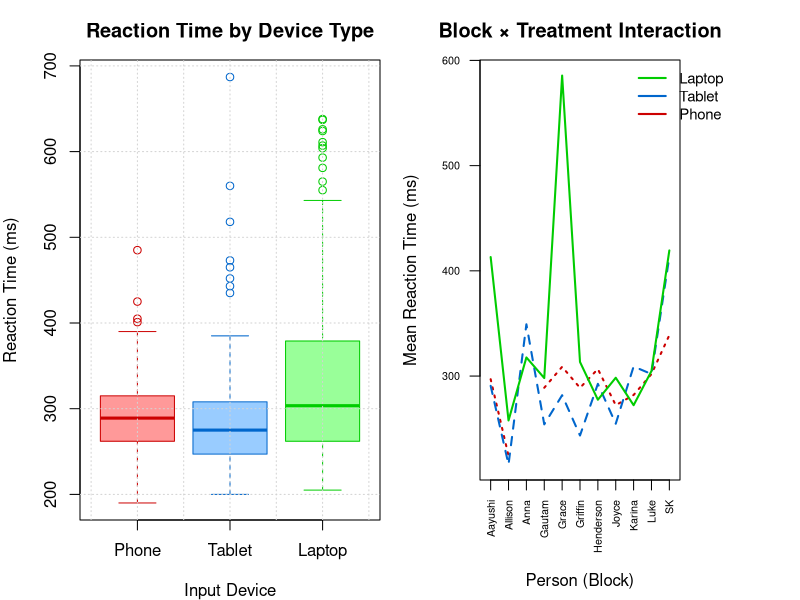
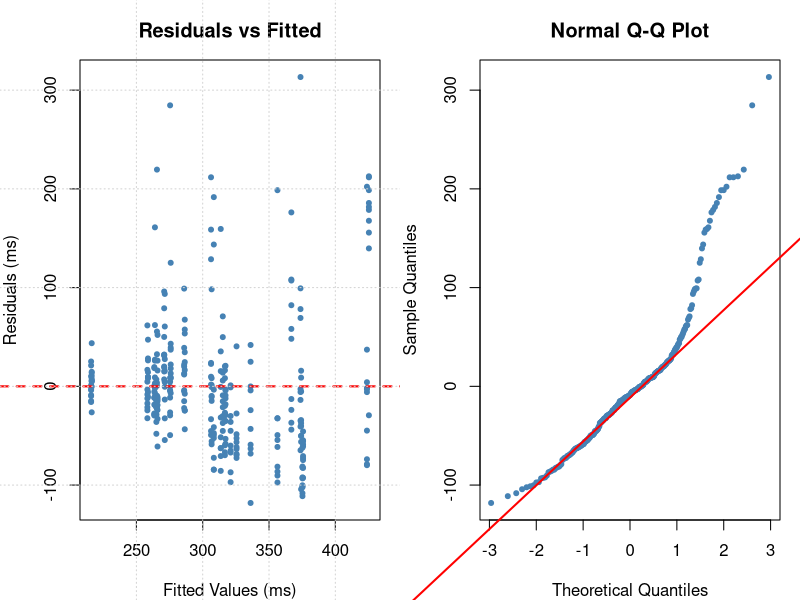
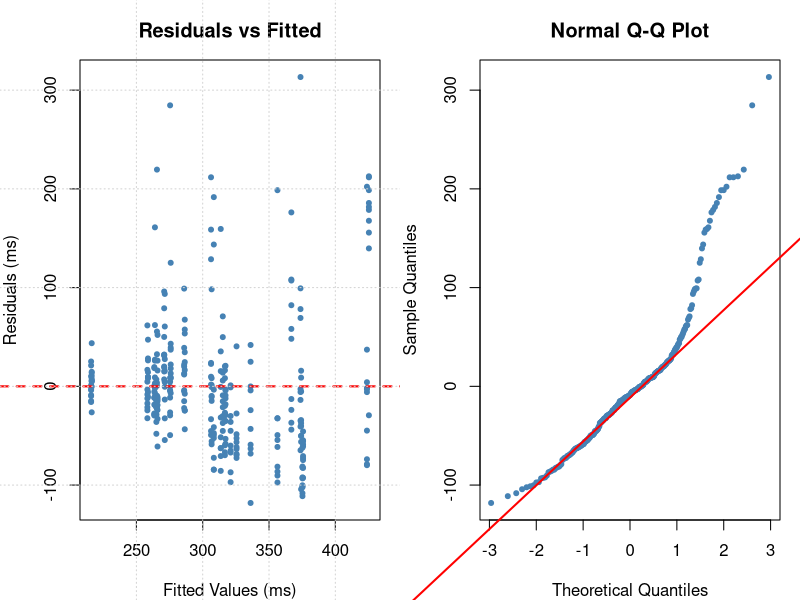

Write R code to recreate these figures, in order.
## ---- chunk 1
knitr::opts_chunk$set(message =  FALSE)
knitr::opts_chunk$set(warning =  FALSE)
knitr::opts_chunk$set(error =  FALSE)

## ---- chunk 2
knitr::opts_chunk$set(message = FALSE, warning = FALSE, error = FALSE, 
                      fig.width = 7, fig.height = 4, echo = FALSE)
library(knitr)
library(ggplot2)

# Load and prepare data
data <- read.csv("experiment_plan_filled.csv")
colnames(data) <- c("Block", "Treatment", "Response")
data$Block <- factor(data$Block)
data$Treatment <- factor(data$Treatment, 
                         levels = c("Phone", "Tablet", "Laptop"))

# Fit RCBD model
model_rcbd <- aov(Response ~ Block + Treatment, data = data)
anova_table <- summary(model_rcbd)
f_stat <- anova_table[[1]]["Treatment", "F value"]
p_value <- anova_table[[1]]["Treatment", "Pr(>F)"]
alpha <- 0.05

# Tukey HSD
tukey_result <- TukeyHSD(model_rcbd, "Treatment", conf.level = 0.95)
## ---- chunk 3
par(mfrow = c(1, 2))

# Boxplot by treatment
par(mar = c(4, 4, 3, 1))
boxplot(Response ~ Treatment, data = data,
        main = "Reaction Time by Device Type",
        xlab = "Input Device", 
        ylab = "Reaction Time (ms)",
        col = c("#FF9999", "#99CCFF", "#99FF99"),
        border = c("#CC0000", "#0066CC", "#00CC00"),
        names = c("Phone", "Tablet", "Laptop"))
grid()

# Interaction plot (blocking effects)
par(mar = c(6, 4, 3, 6), xpd = TRUE)
interaction.plot(data$Block, data$Treatment, data$Response,
                 xlab = "",
                 ylab = "Mean Reaction Time (ms)",
                 trace.label = "",
                 col = c("#CC0000", "#0066CC", "#00CC00"),
                 lwd = 2,
                 main = "Block × Treatment Interaction",
                 cex.axis = 0.65,
                 las = 2,
                 xaxt = "n",
                 legend = FALSE)
block_labels <- levels(data$Block)
axis(1, at = 1:length(block_labels), labels = block_labels, las = 2, cex.axis = 0.65)
mtext("Person (Block)", side = 1, line = 4.5)
legend("topright", inset = c(-0.25, 0), legend = c("Laptop", "Tablet", "Phone"),
       col = c("#00CC00", "#0066CC", "#CC0000"), lty = 1, lwd = 2, 
       bty = "n", cex = 0.9)
## ---- chunk 4
print(anova_table)

cat("\n=== Critical Test Statistics ===\n")
cat("F-statistic for Treatment:", round(f_stat, 4), "\n")
cat("P-value:", format.pval(p_value, digits = 4), "\n")
cat("Degrees of Freedom: Treatment df =", anova_table[[1]]["Treatment", "Df"], 
    ", Error df =", anova_table[[1]]["Residuals", "Df"], "\n")
## ---- chunk 5
f_critical <- qf(0.95, 2, 18)

if (p_value < alpha) {
  cat("**DECISION: REJECT** $H_0$\n\n")
  cat("**Observed F-statistic:** F = ", round(f_stat, 4), "\n\n", sep = "")
  cat("**Critical value:** $F_{0.05, 2, 18}$ = ", round(f_critical, 3), "\n\n", sep = "")
  cat("**P-value:** p = ", format.pval(p_value, digits = 4), " < $\\alpha$ = ", alpha, "\n\n", sep = "")
  cat("Since F = ", round(f_stat, 4), " > ", round(f_critical, 3), " (and p < 0.05), we **reject the null hypothesis**.\n\n", sep = "")
  cat("**Statistical Conclusion:** There is statistically significant evidence at the $\\alpha$ = 0.05 level that at least one input device has a different mean reaction time from the others (F(2, 18) = ", round(f_stat, 2), ", p ", format.pval(p_value, digits = 3, eps = 0.001), "). The observed differences in reaction times among Phone, Tablet, and Laptop cannot be reasonably attributed to random chance alone.\n\n", sep = "")
  cat("**Practical Interpretation:** The choice of input device has a statistically significant impact on reaction time performance. The magnitude of this effect suggests meaningful practical differences in user performance across devices.\n")
} else {
  cat("**DECISION: FAIL TO REJECT** $H_0$\n\n")
  cat("**Observed F-statistic:** F = ", round(f_stat, 4), "\n\n", sep = "")
  cat("**Critical value:** $F_{0.05, 2, 18}$ = ", round(f_critical, 3), "\n\n", sep = "")
  cat("**P-value:** p = ", format.pval(p_value, digits = 4), " > $\\alpha$ = ", alpha, "\n\n", sep = "")
  cat("Since F = ", round(f_stat, 4), " $\\leq$ ", round(f_critical, 3), " (and p > 0.05), we **fail to reject the null hypothesis**.\n\n", sep = "")
  cat("**Statistical Conclusion:** There is insufficient evidence at the $\\alpha$ = 0.05 level to conclude that the input devices differ in mean reaction time (F(2, 18) = ", round(f_stat, 2), ", p = ", format.pval(p_value, digits = 3), "). The observed differences in reaction times could reasonably be attributed to random sampling variability.\n\n", sep = "")
  cat("**Practical Interpretation:** We cannot conclude that device type affects reaction time performance based on this data. Any observed differences may be due to chance.\n")
}
## ---- chunk 6
# Extract pairwise comparison table
pairwise_table <- as.data.frame(tukey_result$Treatment)
pairwise_table_rounded <- round(pairwise_table, 3)
pairwise_table_rounded$Significant <- ifelse(pairwise_table$`p adj` < 0.05, "Yes", "No")

kable(pairwise_table_rounded, 
      caption = "Tukey HSD Post-Hoc Comparisons")
## ---- chunk 7
pairwise_table <- as.data.frame(tukey_result$Treatment)
for (i in 1:nrow(pairwise_table)) {
  comparison <- rownames(pairwise_table)[i]
  diff_val <- pairwise_table[i, "diff"]
  p_adj <- pairwise_table[i, "p adj"]
  
  if (p_adj < 0.05) {
    cat("- **", comparison, ":** Significant difference (mean diff = ", round(diff_val, 2), 
        " ms, p = ", format.pval(p_adj, digits = 3), ")\n", sep = "")
  } else {
    cat("- **", comparison, ":** No significant difference (mean diff = ", round(diff_val, 2), 
        " ms, p = ", format.pval(p_adj, digits = 3), ")\n", sep = "")
  }
}
## ---- chunk 8
par(mfrow = c(1, 2), mar = c(4, 4, 3, 1))

# Residuals vs Fitted
plot(fitted(model_rcbd), residuals(model_rcbd),
     main = "Residuals vs Fitted",
     xlab = "Fitted Values (ms)", 
     ylab = "Residuals (ms)",
     pch = 20, col = "steelblue")
abline(h = 0, col = "red", lty = 2, lwd = 2)
grid()

# Q-Q plot for normality
qqnorm(residuals(model_rcbd), 
       main = "Normal Q-Q Plot",
       pch = 20, col = "steelblue")
qqline(residuals(model_rcbd), col = "red", lwd = 2)
## ---- chunk 9
# Shapiro-Wilk test for normality
shapiro_test <- shapiro.test(residuals(model_rcbd))
bartlett_test <- bartlett.test(Response ~ Treatment, data = data)

cat("\n=== Formal Tests of Assumptions ===\n\n")
cat("**Normality (Shapiro-Wilk):** W =", round(shapiro_test$statistic, 4), 
    ", p =", format.pval(shapiro_test$p.value, digits = 3))
if (shapiro_test$p.value > 0.05) {
  cat(" → Normality satisfied\n\n")
} else {
  cat(" → Minor departure from normality (ANOVA is robust)\n\n")
}

cat("**Equal Variances (Bartlett):** K² =", round(bartlett_test$statistic, 4),
    ", p =", format.pval(bartlett_test$p.value, digits = 3))
if (bartlett_test$p.value > 0.05) {
  cat(" → Homoscedasticity satisfied\n\n")
} else {
  cat(" → Unequal variances detected\n\n")
}

cat("**Independence:** Ensured by randomized treatment order and blocking structure.\n")
## ---- chunk 10
# Load required libraries
library(knitr)
library(ggplot2)

# Load and prepare data
data <- read.csv("experiment_plan_filled.csv")
colnames(data) <- c("Block", "Treatment", "Response")
data$Block <- factor(data$Block)
data$Treatment <- factor(data$Treatment, 
                         levels = c("Phone", "Tablet", "Laptop"))

# Fit Randomized Complete Block Design (RCBD) ANOVA model
model_rcbd <- aov(Response ~ Block + Treatment, data = data)

# Extract ANOVA table and key statistics
anova_table <- summary(model_rcbd)
f_stat <- anova_table[[1]]["Treatment", "F value"]
p_value <- anova_table[[1]]["Treatment", "Pr(>F)"]
alpha <- 0.05

# Display ANOVA results
print(anova_table)
cat("\nF-statistic for Treatment:", round(f_stat, 4), "\n")
cat("P-value:", format.pval(p_value, digits = 4), "\n")
## ---- chunk 11
# Perform Tukey's Honestly Significant Difference test
tukey_result <- TukeyHSD(model_rcbd, "Treatment", conf.level = 0.95)

# Create formatted table of pairwise comparisons
pairwise_table <- as.data.frame(tukey_result$Treatment)
pairwise_table_rounded <- round(pairwise_table, 3)
pairwise_table_rounded$Significant <- ifelse(pairwise_table$`p adj` < 0.05, 
                                              "Yes", "No")

# Display results
kable(pairwise_table_rounded, 
      caption = "Tukey HSD Post-Hoc Comparisons (α = 0.05)")

# Interpretation of each pairwise comparison
for (i in 1:nrow(pairwise_table)) {
  comparison <- rownames(pairwise_table)[i]
  diff_val <- pairwise_table[i, "diff"]
  p_adj <- pairwise_table[i, "p adj"]
  
  if (p_adj < 0.05) {
    cat(comparison, ": Significant difference (mean diff =", 
        round(diff_val, 2), "ms, p =", format.pval(p_adj, digits = 3), ")\n")
  } else {
    cat(comparison, ": No significant difference (mean diff =", 
        round(diff_val, 2), "ms, p =", format.pval(p_adj, digits = 3), ")\n")
  }
}
## ---- chunk 12
# Test for normality of residuals (Shapiro-Wilk test)
shapiro_test <- shapiro.test(residuals(model_rcbd))

# Test for homogeneity of variances (Bartlett test)
bartlett_test <- bartlett.test(Response ~ Treatment, data = data)

# Display test results
cat("=== Formal Tests of Assumptions ===\n\n")

cat("Normality (Shapiro-Wilk Test):\n")
cat("  W =", round(shapiro_test$statistic, 4), "\n")
cat("  p-value =", format.pval(shapiro_test$p.value, digits = 4), "\n")
if (shapiro_test$p.value > 0.05) {
  cat("  Interpretation: Normality assumption satisfied\n\n")
} else {
  cat("  Interpretation: Minor departure from normality detected\n\n")
}

cat("Homogeneity of Variances (Bartlett Test):\n")
cat("  K² =", round(bartlett_test$statistic, 4), "\n")
cat("  p-value =", format.pval(bartlett_test$p.value, digits = 4), "\n")
if (bartlett_test$p.value > 0.05) {
  cat("  Interpretation: Equal variance assumption satisfied\n\n")
} else {
  cat("  Interpretation: Unequal variances detected\n\n")
}

# Create diagnostic plots
par(mfrow = c(1, 2))

# Residuals vs Fitted Values
plot(fitted(model_rcbd), residuals(model_rcbd),
     main = "Residuals vs Fitted",
     xlab = "Fitted Values (ms)", 
     ylab = "Residuals (ms)",
     pch = 20, col = "steelblue")
abline(h = 0, col = "red", lty = 2, lwd = 2)
grid()

# Normal Q-Q Plot
qqnorm(residuals(model_rcbd), 
       main = "Normal Q-Q Plot",
       pch = 20, col = "steelblue")
qqline(residuals(model_rcbd), col = "red", lwd = 2)
